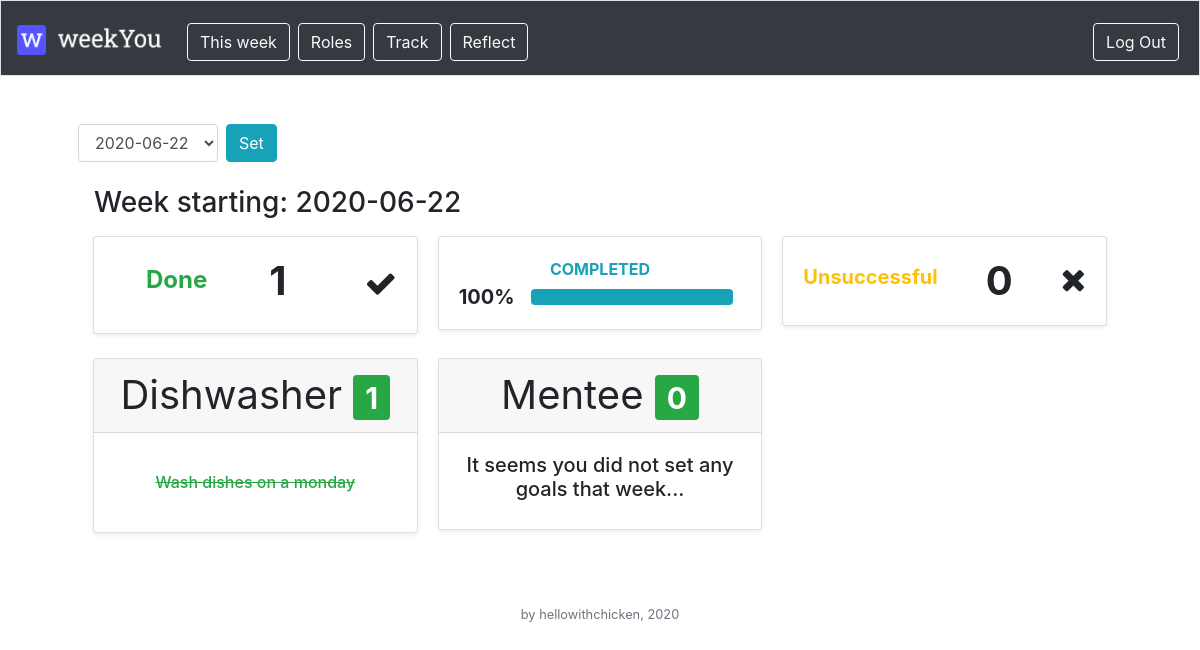
Screenshot of /reflect (signed in) with the database file from the repository.
### tables this page shows
CREATE TABLE 'tasks' (
id INTEGER PRIMARY KEY AUTOINCREMENT NOT NULL,
roleId INTEGER NOT NULL,
name TEXT NOT NULL,
status INTEGER NOT NULL DEFAULT 1,
weekStart DATETIME NOT NULL,
createdAt DATETIME NOT NULL,
dueAt DATETIME NOT NULL,
completedAt DATETIME,
    isDeleted boolean NOT NULL DEFAULT 0, 'userId'  integer NOT NULL  ,
FOREIGN KEY(roleId) REFERENCES roles(id)
);

CREATE TABLE 'roles' (
id INTEGER PRIMARY KEY AUTOINCREMENT NOT NULL,
userId INTEGER NOT NULL,
name TEXT NOT NULL,
description TEXT NOT NULL,
createdAt DATETIME NOT NULL,
    isDeleted boolean NOT NULL DEFAULT 0, 'weekStart'  datetime NOT NULL  , 'deletedAtWeekStart' datetime,
FOREIGN KEY(userId) REFERENCES users(id)
);

### application.py (the view, shortened to what this page needs)
@app.route("/reflect", methods=["GET", "POST"])
@login_required
def reflect():
    dates = db.execute("SELECT DISTINCT t.weekStart AS date FROM tasks AS t LEFT JOIN roles AS R ON t.roleId = R.id \
                        WHERE R.userId = :userId AND t.status != 4 ORDER BY t.weekStart DESC", userId = session["user_id"])
    if request.method == "GET" and len(dates) > 0:
        tasks = db.execute("SELECT t.id, t.name as taskName, R.name as roleName, t.status FROM tasks AS t \
                            LEFT JOIN roles AS R ON t.roleId = R.id \
                            WHERE R.userId = :userId and t.weekStart = :weekStart AND t.status != 4 AND (R.deletedAtWeekStart > :weekStart OR R.deletedAtWeekStart IS NULL)",
                            userId = session["user_id"], weekStart = dates[0]['date'])
        roles = db.execute("SELECT R.name, COUNT(T.Id) AS number_1 FROM ROLES AS R \
                            LEFT JOIN (SELECT * FROM TASKS  \
                            WHERE status = 2 AND weekStart = :weekStart) AS T ON R.id = t.roleId \
                            WHERE R.userId = :userId AND (R.deletedAtWeekStart > :weekStart OR R.deletedAtWeekStart IS NULL) AND R.weekStart <= :weekStart \
                            GROUP BY R.Name", userId = session["user_id"], weekStart = dates[0]['date'])
        done = db.execute("SELECT SUM (number_1) AS done FROM (SELECT R.name, COUNT(T.Id) AS number_1 FROM ROLES AS R \
                            LEFT JOIN (SELECT * FROM TASKS  \
                            WHERE status = 2 AND weekStart = :weekStart) AS T ON R.id = t.roleId \
                            WHERE R.userId = :userId AND (R.deletedAtWeekStart > :weekStart OR R.deletedAtWeekStart IS NULL) AND R.weekStart <= :weekStart \
                            GROUP BY R.Name)A", userId = session["user_id"], weekStart = dates[0]['date'])
        unsuccessful = db.execute("SELECT SUM (number_1) AS unsuccessful FROM (SELECT R.name, COUNT(T.Id) AS number_1 FROM ROLES AS R \
                            LEFT JOIN (SELECT * FROM TASKS  \
                            WHERE status = 3 AND weekStart = :weekStart) AS T ON R.id = t.roleId \
                            WHERE R.userId = :userId AND (R.deletedAtWeekStart > :weekStart OR R.deletedAtWeekStart IS NULL) AND R.weekStart <= :weekStart \
                            GROUP BY R.Name)A", userId = session["user_id"], weekStart = dates[0]['date'])
        all_tasks = db.execute("SELECT COUNT(id) AS all_tasks FROM (SELECT t.id, t.name as taskName, R.name as roleName, t.status FROM tasks AS t \
                    LEFT JOIN roles AS R ON t.roleId = R.id \
                    WHERE R.userId = :userId and t.weekStart = :weekStart AND t.status != 4 AND (R.deletedAtWeekStart > :weekStart OR R.deletedAtWeekStart IS NULL))A",
                    userId = session["user_id"], weekStart = dates[0]['date'])
        now = datetime.now()
        monday = now - timedelta(days = now.weekday())
        return render_template("reflect.html", roles = roles, tasks = tasks, dates = dates,
                                done = done[0]["done"], unsuccessful = unsuccessful[0]["unsuccessful"], percent = int(int(done[0]["done"])/int(all_tasks[0]["all_tasks"])*100),
                                selected_date = dates[0]["date"])

### application.py (called while the page is built)
@app.after_request
def after_request(response):
    response.headers["Cache-Control"] = "no-cache, no-store, must-revalidate"
    response.headers["Expires"] = 0
    response.headers["Pragma"] = "no-cache"
    return response

### helpers.py (called while the page is built)
def login_required(f):
    @wraps(f)
    def decorated_function(*args, **kwargs):
        if session.get("user_id") is None:
            return redirect("/login")
        return f(*args, **kwargs)
    return decorated_function

### templates/reflect.html (shortened to what this page needs)
{% extends "layout.html" %}
{% block main %}
{% if roles|length == 0 %}
<h1>You haven't create any roles yet. Do that in 'Roles' page!</h1>
{% else %}
<form action="/reflect" method="post" class="form-inline mb-4">
    <select class="form-control mr-2" name ="dateform" required="true">
          {% for date in dates %}
          {% if date['date'] == selected_date %}
          <option selected="selected">{{ date['date'] }}</option>
          {% else %}
          <option>{{ date['date'] }}</option>
          {% endif %}
          {% endfor %}
        </select>
        <button class="btn btn-info" type="submit">Set</button>
</form>
<h3 class="text-left m-3">Week starting: {{ selected_date }}</h3>
<div class="container">
    <div class="card-columns">
      <div class="card mb-4 shadow-sm">
          <div class="card-body">
            <div class="row no-gutters align-items-center">
              <div class="col auto">
                <h4 class="text-xs font-weight-bold text-success text-center ">Done</h4>
              </div>
              <div class="col auto">
                <h1 class="mr-5 font-weight-bold text-gray-800 text-center">{{done}}</h1>
              </div>
              <div class="col-auto">
                <i class="fa fa-check fa-2x text-gray-300"></i>
              </div>
            </div>
          </div>
      </div>
      <div class="card mb-4 shadow-sm">
          <div class="card-body">
            <div class="row no-gutters align-items-center">
              <div class="col">
                <div class="text-xs font-weight-bold text-info text-uppercase mb-1">Completed</div>
                <div class="row no-gutters align-items-center">
                  <div class="col-auto">
                    <div class="h5 mb-0 mr-3 font-weight-bold text-gray-800">{{percent}}%</div>
                  </div>
                  <div class="col">
                    <div class="progress progress-sm mr-2">
                      <div class="progress-bar bg-info" role="progressbar" style="width: {{percent}}%" aria-valuenow="{{percent}}" aria-valuemin="0" aria-valuemax="100"></div>
                    </div>
                  </div>
                </div>
              </div>
            </div>
          </div>
      </div>
      <div class="card mb-4 shadow-sm">
          <div class="card-body">
            <div class="row no-gutters align-items-center">
              <div class="col auto">
                <h5 class="text-xs font-weight-bold text-warning text-center ">Unsuccessful</h5>
              </div>
              <div class="col auto">
                <h1 class="mb-0 font-weight-bold text-gray-800 text-center">{{unsuccessful}}</h1>
              </div>
              <div class="col-auto">
                <i class="fa fa-times fa-2x text-gray-300"></i>
              </div>
            </div>
          </div>
      </div>
  </div>
</div>
  <div class="container">
      <div class="card-columns">
        {% for role in roles %}
        <div class="card mb-4 shadow-sm">
          <div class="card-header">
            <h1 class="my-0 font-weight-normal">{{ role["name"] }} <span class="badge badge-success">{{ role["number_1"] }}</span> </h1>
          </div>
          <div class="card-body">
            {% set count = namespace(value=0) %}
            {% for task in tasks %}
                {% if task["roleName"] == role["name"] %}
                  {% set count.value = count.value + 1 %}
                  {% if task["status"] == 2 %}
                  <div style = "margin: 20px"><h6 class="text-center"><del class="text-success">{{ task["taskName"] }}</del></h6></div>
                  {% elif task["status"] == 3 %}
                  <div style = "margin: 20px"><h6 class="text-center"><del class="text-danger">{{ task["taskName"] }}</del></h6></div>
                  {% else %}
                  <div style = "margin: 20px"><h6 class="text-center">{{ task["taskName"] }}</h6></div>
                  {% endif %}
                {% endif %}
            {% endfor %}
                {% if count.value == 0 %}
                <h5>It seems you did not set any goals that week...</h5>
                {% endif %}
              </div>
            </div>
          {% endfor %}
      </div>
  </div>
{% endif %}
{% endblock %}

### templates/layout.html (shortened to what this page needs)
<!DOCTYPE html>
<html lang="en">
    <head>
        <link href="https://maxcdn.bootstrapcdn.com/bootstrap/4.1.3/css/bootstrap.min.css" rel="stylesheet">
        <link rel="stylesheet" href="https://cdnjs.cloudflare.com/ajax/libs/font-awesome/4.7.0/css/font-awesome.min.css">
        <link href="/static/styles.css" rel="stylesheet">
    </head>
    <body>
        <nav class="navbar navbar-expand-md navbar-light bg-dark border">
              <a class="navbar-brand" href="/">
                <img src="/static/logo-via-logohub (3).png" class="d-inline-block align-middle" width="150" height="30">
              </a>
            <div class="collapse navbar-collapse" id="navbar">
                {% if session.user_id %}
                    <ul class="navbar-nav mr-auto mt-2">
                        <li class="nav-item"><a class="btn btn-outline-light m-1" href="/">This week</a></li>
                        <li class="nav-item"><a class="btn btn-outline-light m-1" href="/roles">Roles</a></li>
                        <li class="nav-item"><a class="btn btn-outline-light m-1" href="/track">Track</a></li>
                        <li class="nav-item"><a class="btn btn-outline-light m-1" href="/reflect">Reflect</a></li>
                    </ul>
                    <ul class="navbar-nav ml-auto mt-2">
                        <li class="nav-item"><a class="btn btn-outline-light m-1" href="/logout">Log Out</a></li>
                    </ul>
                {% else %}
                    <ul class="navbar-nav ml-auto mt-2">
                        <li class="nav-item"><a class="btn btn-outline-light m-1" href="/register">Register</a></li>
                        <li class="nav-item"><a class="btn btn-outline-light m-1" href="/login">Log In</a></li>
                    </ul>
                {% endif %}
            </div>
        </nav>
        <main class="container p-5">
            {% block main %}{% endblock %}
        </main>
        <footer class="small text-center text-muted">
            by hellowithchicken, 2020
        </footer>
    </body>
</html>

### static/styles.css (style rules this page uses)
nav .navbar-brand { font-size: xx-large; }
main .form-control { display: inline-block; width: auto; }
main { overflow-x: auto; text-align: center; }

### rows the page displays
tasks: taskName "Wash dishes on a monday"
roles: name "Mentee", number_1 "0", shows "It seems you did not set any goals that week..."

### other values shown
{{ selected_date }} "2020-06-22"
{{ done }} "1"
{{ percent }} "100"
{{ unsuccessful }} "0"
{{ role["name"] }} "Dishwasher"
{{ role["number_1"] }} "1"
form field dateform "2020-06-22"
